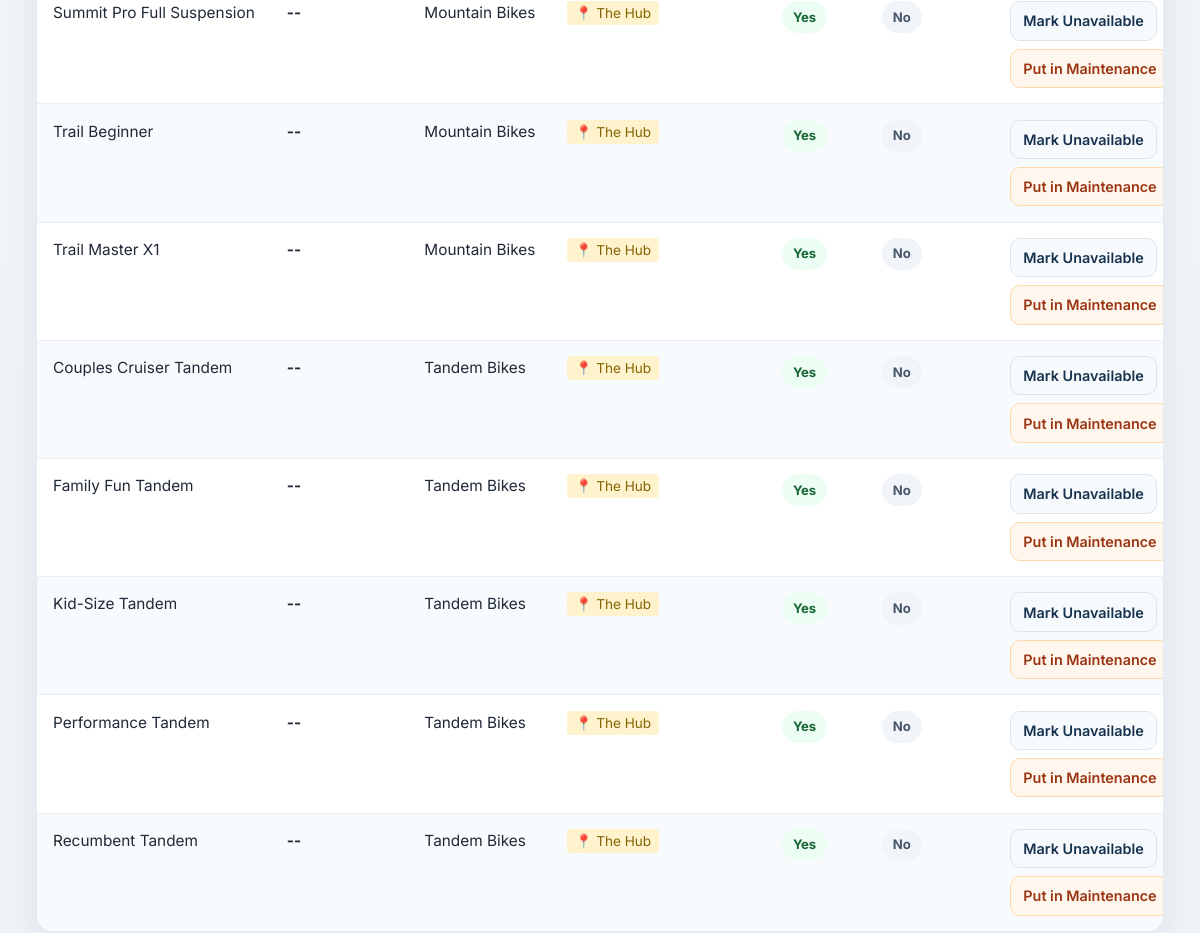
Before: /admin-dashboard/bikes/ (signed in, middle part) with the older database file.
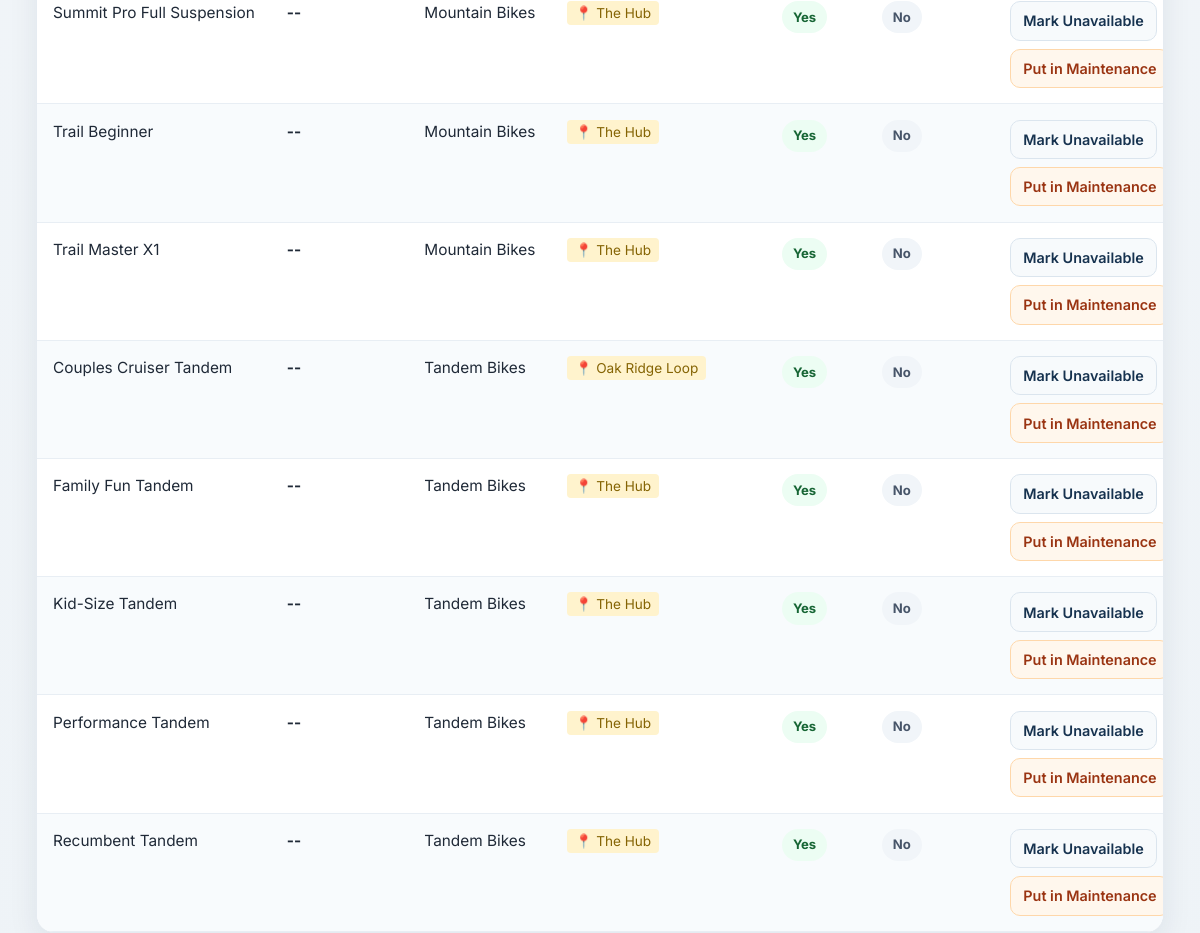
After: the same page with the newer database file.
### bikes/models.py (models this page shows, shortened)
class Bike(models.Model):
    BIKE_TYPES = [
        ('adult', 'Adult Bike'),
        ('kids', 'Kids Bike'),
        ('mountain', 'Mountain Bike'),
        ('tandem', 'Tandem Bike'),
    ]
    STATUS_CHOICES = [
        ('maintenance', 'At Dock'),
        ('in_use', 'On Trail'),
        ('available', 'In Shop')
    ]
    name = models.CharField(max_length=200)
    slug = models.SlugField(unique=True)
    serial_number = models.CharField(
        max_length=50,
        unique=True,
        null=True,
        blank=True,
        help_text="Unique ID for this physical unit (e.g., ICC-101)"
    )
    category = models.ForeignKey(
        BikeCategory,
        on_delete=models.CASCADE,
        related_name='bikes'
    )
    bike_type = models.CharField(max_length=20, choices=BIKE_TYPES)
    size = models.ForeignKey(
        BikeSize,
        on_delete=models.SET_NULL,
        null=True,
        blank=True,
        related_name='bikes'
    )
    description = models.TextField()
    features = models.TextField(help_text="List key features, one per line")
    price_per_day = models.DecimalField(max_digits=8, decimal_places=2)
    price_per_hour = models.DecimalField(max_digits=8, decimal_places=2, null=True, blank=True)
    image = models.ImageField(upload_to='bikes/', blank=True, null=True)
    is_available = models.BooleanField(default=True)
    is_maintenance = models.BooleanField(default=False, help_text="Bike is under maintenance")
    maintenance_note = models.TextField(blank=True, help_text="Reason for maintenance")
    location = models.ForeignKey(
        'locations.Location',
        on_delete=models.SET_NULL,
        null=True,
        blank=True,
        related_name='bikes'
    )
    status = models.CharField(
        max_length=20,
        choices=STATUS_CHOICES,
        default='available'
    )
    created_at = models.DateTimeField(auto_now_add=True)
    updated_at = models.DateTimeField(auto_now=True)
    class Meta:
        ordering = ['category', 'name']

class BikeCategory(models.Model):
    name = models.CharField(max_length=100, unique=True)
    slug = models.SlugField(unique=True)
    description = models.TextField()
    image = models.ImageField(upload_to='categories/', blank=True, null=True)
    display_order = models.PositiveIntegerField(default=0)
    is_active = models.BooleanField(default=True)
    class Meta:
        verbose_name = 'Bike Category'
        verbose_name_plural = 'Bike Categories'
        ordering = ['display_order', 'name']

### locations/models.py (models this page shows, shortened)
class Location(models.Model):
    name = models.CharField(max_length=100)
    station_number = models.IntegerField(default=0)
    address = models.CharField(max_length=255)
    zip_code = models.CharField(max_length=10, blank=True)
    latitude = models.DecimalField(max_digits=9, decimal_places=6)
    longitude = models.DecimalField(max_digits=9, decimal_places=6)
    is_active = models.BooleanField(default=True)
    total_slots = models.PositiveIntegerField(default=10)
    @property
    def free_slots(self):
        """Empty docks available for incoming returns."""
        slots = self.total_slots - self.current_bike_count
        return max(0, slots)
    free_slots.fget.short_description = "Available Slots"

### core/views.py (the view)
# urls.py: path("admin-dashboard/bikes/", views.admin_bikes, name="admin_bikes"),
@staff_member_required
def admin_bikes(request):
    bikes = Bike.objects.select_related("category", "size").order_by(
        "category__name",
        "name",
        "serial_number"
    )
    category_counts = Bike.objects.values('category__name').annotate(
        total=Count('id'),
        available=Count('id', filter=Q(is_available=True, is_maintenance=False)),
        maintenance=Count('id', filter=Q(is_maintenance=True))
    )
    context = {
        "bikes": bikes,
        "category_counts": category_counts,
    }
    return render(request, "admin_dashboard/admin_bikes.html", context)

### accounts/models.py (called while the page is built)
    def get_initials(self):
        if self.first_name and self.last_name:
            return f"{self.first_name[0]}{self.last_name[0]}".upper()
        return self.username[:2].upper()

### templates/admin_dashboard/admin_bikes.html (shortened to what this page needs)
{% extends "admin_dashboard/base.html" %}
{% block content %}
<section class="admin-page">
    <div class="admin-shell">
        <div class="admin-wrap">
    <div class="admin-card">
        <div class="admin-table-wrap">
            <table class="admin-table">
                <tbody>
                    {% for bike in bikes %}
                    <tr>
                        <td>{{ bike.name }}</td>
                        <td><strong>{{ bike.serial_number|default:"--" }}</strong></td>
                        <td>{{ bike.category.name }}</td>
                        <td>
                            {% if bike.location.name == "The Hub (Main Shop)" %}
                                <span style="color: #034412; font-weight: 600;">🏠 Hub</span>
                            {% else %}
                                <span style="color: #856404; background: #fff3cd; padding: 4px 8px; border-radius: 4px; font-size: 0.85rem;">
                                    📍 {{ bike.location.name }}
                                </span>
                            {% endif %}
                        </td>
                        <td>
                            <span class="boolean-pill {% if bike.is_available %}boolean-yes{% else %}boolean-no{% endif %}">
                                {% if bike.is_available %}Yes{% else %}No{% endif %}
                            </span>
                        </td>
                        <td>
                            <span class="boolean-pill {% if bike.is_maintenance %}boolean-yes{% else %}boolean-no{% endif %}">
                                {% if bike.is_maintenance %}Yes{% else %}No{% endif %}
                            </span>
                        </td>
                        <td>
                            <div class="admin-actions">
                                <a class="admin-btn" href="{% url 'toggle_bike_availability' bike.id %}">
                                    {% if bike.is_available %}Mark Unavailable{% else %}Mark Available{% endif %}
                                </a>
                                <a class="admin-btn admin-btn-warning" href="{% url 'toggle_bike_maintenance' bike.id %}">
                                    {% if bike.is_maintenance %}Remove Maintenance{% else %}Put in Maintenance{% endif %}
                                </a>
                            </div>
                        </td>
                    </tr>
                    {% endfor %}
                </tbody>
            </table>
        </div>
    </div>
</div>
{% endblock %}

Changed rows visible on the page:
changed Bike "Couples Cruiser Tandem": location.name "The Hub" → "Oak Ridge Loop"
